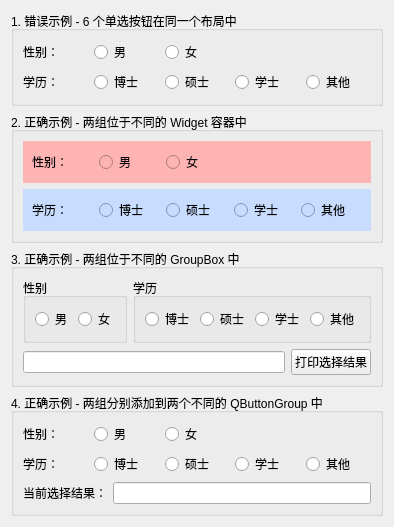
<?xml version="1.0" encoding="UTF-8"?>
<ui version="4.0">
 <class>QRadioButtonDemo</class>
 <widget class="QWidget" name="QRadioButtonDemo">
  <property name="geometry">
   <rect>
    <x>0</x>
    <y>0</y>
    <width>300</width>
    <height>500</height>
   </rect>
  </property>
  <property name="windowTitle">
   <string>QRadioButtonDemo</string>
  </property>
  <layout class="QVBoxLayout" name="verticalLayout_4">
   <item>
    <widget class="QGroupBox" name="groupBox_1">
     <property name="title">
      <string>1. 错误示例 - 6 个单选按钮在同一个布局中</string>
     </property>
     <layout class="QGridLayout" name="gridLayout_2">
      <item row="0" column="0">
       <widget class="QLabel" name="label_12">
        <property name="text">
         <string>性别：</string>
        </property>
       </widget>
      </item>
      <item row="0" column="1">
       <widget class="QRadioButton" name="radioButton_25">
        <property name="sizePolicy">
         <sizepolicy hsizetype="Minimum" vsizetype="Preferred">
          <horstretch>0</horstretch>
          <verstretch>0</verstretch>
         </sizepolicy>
        </property>
        <property name="text">
         <string>男</string>
        </property>
       </widget>
      </item>
      <item row="0" column="2" colspan="2">
       <widget class="QRadioButton" name="radioButton_26">
        <property name="sizePolicy">
         <sizepolicy hsizetype="Minimum" vsizetype="Preferred">
          <horstretch>0</horstretch>
          <verstretch>0</verstretch>
         </sizepolicy>
        </property>
        <property name="text">
         <string>女</string>
        </property>
       </widget>
      </item>
      <item row="1" column="0">
       <widget class="QLabel" name="label_13">
        <property name="text">
         <string>学历：</string>
        </property>
       </widget>
      </item>
      <item row="1" column="1">
       <widget class="QRadioButton" name="radioButton_27">
        <property name="sizePolicy">
         <sizepolicy hsizetype="Minimum" vsizetype="Preferred">
          <horstretch>0</horstretch>
          <verstretch>0</verstretch>
         </sizepolicy>
        </property>
        <property name="text">
         <string>博士</string>
        </property>
       </widget>
      </item>
      <item row="1" column="2">
       <widget class="QRadioButton" name="radioButton_28">
        <property name="sizePolicy">
         <sizepolicy hsizetype="Minimum" vsizetype="Preferred">
          <horstretch>0</horstretch>
          <verstretch>0</verstretch>
         </sizepolicy>
        </property>
        <property name="text">
         <string>硕士</string>
        </property>
       </widget>
      </item>
      <item row="1" column="3">
       <widget class="QRadioButton" name="radioButton_29">
        <property name="sizePolicy">
         <sizepolicy hsizetype="Minimum" vsizetype="Preferred">
          <horstretch>0</horstretch>
          <verstretch>0</verstretch>
         </sizepolicy>
        </property>
        <property name="text">
         <string>学士</string>
        </property>
       </widget>
      </item>
      <item row="1" column="4">
       <widget class="QRadioButton" name="radioButton_30">
        <property name="sizePolicy">
         <sizepolicy hsizetype="Minimum" vsizetype="Preferred">
          <horstretch>0</horstretch>
          <verstretch>0</verstretch>
         </sizepolicy>
        </property>
        <property name="text">
         <string>其他</string>
        </property>
       </widget>
      </item>
     </layout>
    </widget>
   </item>
   <item>
    <widget class="QGroupBox" name="groupBox_2">
     <property name="title">
      <string>2. 正确示例 - 两组位于不同的 Widget 容器中</string>
     </property>
     <layout class="QVBoxLayout" name="verticalLayout">
      <item>
       <widget class="QWidget" name="widget_3" native="true">
        <property name="styleSheet">
         <string notr="true">background-color: rgb(255, 180, 180);</string>
        </property>
        <layout class="QHBoxLayout" name="horizontalLayout_2">
         <item>
          <widget class="QLabel" name="label_14">
           <property name="text">
            <string>性别：</string>
           </property>
          </widget>
         </item>
         <item>
          <widget class="QRadioButton" name="radioButton_31">
           <property name="sizePolicy">
            <sizepolicy hsizetype="Minimum" vsizetype="Preferred">
             <horstretch>0</horstretch>
             <verstretch>0</verstretch>
            </sizepolicy>
           </property>
           <property name="text">
            <string>男</string>
           </property>
          </widget>
         </item>
         <item>
          <widget class="QRadioButton" name="radioButton_32">
           <property name="sizePolicy">
            <sizepolicy hsizetype="Minimum" vsizetype="Preferred">
             <horstretch>0</horstretch>
             <verstretch>0</verstretch>
            </sizepolicy>
           </property>
           <property name="text">
            <string>女</string>
           </property>
          </widget>
         </item>
         <item>
          <widget class="QLabel" name="lb_Placeholder1_2">
           <property name="text">
            <string/>
           </property>
          </widget>
         </item>
         <item>
          <widget class="QLabel" name="lb_Placeholder2_2">
           <property name="text">
            <string/>
           </property>
          </widget>
         </item>
        </layout>
       </widget>
      </item>
      <item>
       <widget class="QWidget" name="widget_4" native="true">
        <property name="styleSheet">
         <string notr="true">background-color: rgb(200, 220, 255);</string>
        </property>
        <layout class="QHBoxLayout" name="horizontalLayout_7">
         <item>
          <widget class="QLabel" name="label_15">
           <property name="text">
            <string>学历：</string>
           </property>
          </widget>
         </item>
         <item>
          <widget class="QRadioButton" name="radioButton_33">
           <property name="sizePolicy">
            <sizepolicy hsizetype="Minimum" vsizetype="Preferred">
             <horstretch>0</horstretch>
             <verstretch>0</verstretch>
            </sizepolicy>
           </property>
           <property name="text">
            <string>博士</string>
           </property>
          </widget>
         </item>
         <item>
          <widget class="QRadioButton" name="radioButton_34">
           <property name="sizePolicy">
            <sizepolicy hsizetype="Minimum" vsizetype="Preferred">
             <horstretch>0</horstretch>
             <verstretch>0</verstretch>
            </sizepolicy>
           </property>
           <property name="text">
            <string>硕士</string>
           </property>
          </widget>
         </item>
         <item>
          <widget class="QRadioButton" name="radioButton_35">
           <property name="sizePolicy">
            <sizepolicy hsizetype="Minimum" vsizetype="Preferred">
             <horstretch>0</horstretch>
             <verstretch>0</verstretch>
            </sizepolicy>
           </property>
           <property name="text">
            <string>学士</string>
           </property>
          </widget>
         </item>
         <item>
          <widget class="QRadioButton" name="radioButton_36">
           <property name="sizePolicy">
            <sizepolicy hsizetype="Minimum" vsizetype="Preferred">
             <horstretch>0</horstretch>
             <verstretch>0</verstretch>
            </sizepolicy>
           </property>
           <property name="text">
            <string>其他</string>
           </property>
          </widget>
         </item>
        </layout>
       </widget>
      </item>
     </layout>
    </widget>
   </item>
   <item>
    <widget class="QGroupBox" name="groupBox_3">
     <property name="title">
      <string>3. 正确示例 - 两组位于不同的 GroupBox 中</string>
     </property>
     <layout class="QVBoxLayout" name="verticalLayout_2">
      <item>
       <layout class="QHBoxLayout" name="horizontalLayout">
        <item>
         <widget class="QGroupBox" name="groupBox_6">
          <property name="title">
           <string>性别</string>
          </property>
          <layout class="QHBoxLayout" name="horizontalLayout_6">
           <item>
            <widget class="QRadioButton" name="rbtn_Male_3">
             <property name="sizePolicy">
              <sizepolicy hsizetype="Minimum" vsizetype="Preferred">
               <horstretch>0</horstretch>
               <verstretch>0</verstretch>
              </sizepolicy>
             </property>
             <property name="text">
              <string>男</string>
             </property>
            </widget>
           </item>
           <item>
            <widget class="QRadioButton" name="rbtn_Female_3">
             <property name="sizePolicy">
              <sizepolicy hsizetype="Minimum" vsizetype="Preferred">
               <horstretch>0</horstretch>
               <verstretch>0</verstretch>
              </sizepolicy>
             </property>
             <property name="text">
              <string>女</string>
             </property>
            </widget>
           </item>
          </layout>
         </widget>
        </item>
        <item>
         <widget class="QGroupBox" name="groupBox_7">
          <property name="title">
           <string>学历</string>
          </property>
          <layout class="QHBoxLayout" name="horizontalLayout_8">
           <item>
            <widget class="QRadioButton" name="rbtn_Doctor_3">
             <property name="sizePolicy">
              <sizepolicy hsizetype="Minimum" vsizetype="Preferred">
               <horstretch>0</horstretch>
               <verstretch>0</verstretch>
              </sizepolicy>
             </property>
             <property name="text">
              <string>博士</string>
             </property>
            </widget>
           </item>
           <item>
            <widget class="QRadioButton" name="rbtn_Master_3">
             <property name="sizePolicy">
              <sizepolicy hsizetype="Minimum" vsizetype="Preferred">
               <horstretch>0</horstretch>
               <verstretch>0</verstretch>
              </sizepolicy>
             </property>
             <property name="text">
              <string>硕士</string>
             </property>
            </widget>
           </item>
           <item>
            <widget class="QRadioButton" name="rbtn_Bachelor_3">
             <property name="sizePolicy">
              <sizepolicy hsizetype="Minimum" vsizetype="Preferred">
               <horstretch>0</horstretch>
               <verstretch>0</verstretch>
              </sizepolicy>
             </property>
             <property name="text">
              <string>学士</string>
             </property>
            </widget>
           </item>
           <item>
            <widget class="QRadioButton" name="rbtn_Other_3">
             <property name="sizePolicy">
              <sizepolicy hsizetype="Minimum" vsizetype="Preferred">
               <horstretch>0</horstretch>
               <verstretch>0</verstretch>
              </sizepolicy>
             </property>
             <property name="text">
              <string>其他</string>
             </property>
            </widget>
           </item>
          </layout>
         </widget>
        </item>
       </layout>
      </item>
      <item>
       <layout class="QHBoxLayout" name="horizontalLayout_3">
        <item>
         <widget class="QLineEdit" name="le_SelectResult_3">
          <property name="readOnly">
           <bool>true</bool>
          </property>
         </widget>
        </item>
        <item>
         <widget class="QPushButton" name="pbtn_PrintSelectResult">
          <property name="text">
           <string>打印选择结果</string>
          </property>
         </widget>
        </item>
       </layout>
      </item>
     </layout>
    </widget>
   </item>
   <item>
    <widget class="QGroupBox" name="groupBox_4">
     <property name="title">
      <string>4. 正确示例 - 两组分别添加到两个不同的 QButtonGroup 中</string>
     </property>
     <layout class="QVBoxLayout" name="verticalLayout_3">
      <item>
       <layout class="QGridLayout" name="gridLayout_6">
        <item row="0" column="0">
         <widget class="QLabel" name="label_16">
          <property name="text">
           <string>性别：</string>
          </property>
         </widget>
        </item>
        <item row="0" column="1">
         <widget class="QRadioButton" name="rbtn_Male_4">
          <property name="sizePolicy">
           <sizepolicy hsizetype="Minimum" vsizetype="Preferred">
            <horstretch>0</horstretch>
            <verstretch>0</verstretch>
           </sizepolicy>
          </property>
          <property name="text">
           <string>男</string>
          </property>
         </widget>
        </item>
        <item row="0" column="2">
         <widget class="QRadioButton" name="rbtn_Female_4">
          <property name="sizePolicy">
           <sizepolicy hsizetype="Minimum" vsizetype="Preferred">
            <horstretch>0</horstretch>
            <verstretch>0</verstretch>
           </sizepolicy>
          </property>
          <property name="text">
           <string>女</string>
          </property>
         </widget>
        </item>
        <item row="1" column="0">
         <widget class="QLabel" name="label_17">
          <property name="text">
           <string>学历：</string>
          </property>
         </widget>
        </item>
        <item row="1" column="1">
         <widget class="QRadioButton" name="rbtn_Doctor_4">
          <property name="sizePolicy">
           <sizepolicy hsizetype="Minimum" vsizetype="Preferred">
            <horstretch>0</horstretch>
            <verstretch>0</verstretch>
           </sizepolicy>
          </property>
          <property name="text">
           <string>博士</string>
          </property>
         </widget>
        </item>
        <item row="1" column="2">
         <widget class="QRadioButton" name="rbtn_Master_4">
          <property name="sizePolicy">
           <sizepolicy hsizetype="Minimum" vsizetype="Preferred">
            <horstretch>0</horstretch>
            <verstretch>0</verstretch>
           </sizepolicy>
          </property>
          <property name="text">
           <string>硕士</string>
          </property>
         </widget>
        </item>
        <item row="1" column="3">
         <widget class="QRadioButton" name="rbtn_Bachelor_4">
          <property name="sizePolicy">
           <sizepolicy hsizetype="Minimum" vsizetype="Preferred">
            <horstretch>0</horstretch>
            <verstretch>0</verstretch>
           </sizepolicy>
          </property>
          <property name="text">
           <string>学士</string>
          </property>
         </widget>
        </item>
        <item row="1" column="4">
         <widget class="QRadioButton" name="rbtn_Other_4">
          <property name="sizePolicy">
           <sizepolicy hsizetype="Minimum" vsizetype="Preferred">
            <horstretch>0</horstretch>
            <verstretch>0</verstretch>
           </sizepolicy>
          </property>
          <property name="text">
           <string>其他</string>
          </property>
         </widget>
        </item>
       </layout>
      </item>
      <item>
       <layout class="QHBoxLayout" name="horizontalLayout_9">
        <item>
         <widget class="QLabel" name="label_18">
          <property name="text">
           <string>当前选择结果：</string>
          </property>
         </widget>
        </item>
        <item>
         <widget class="QLineEdit" name="le_SelectResult_4">
          <property name="readOnly">
           <bool>true</bool>
          </property>
         </widget>
        </item>
       </layout>
      </item>
     </layout>
    </widget>
   </item>
  </layout>
 </widget>
 <resources/>
 <connections/>
</ui>
